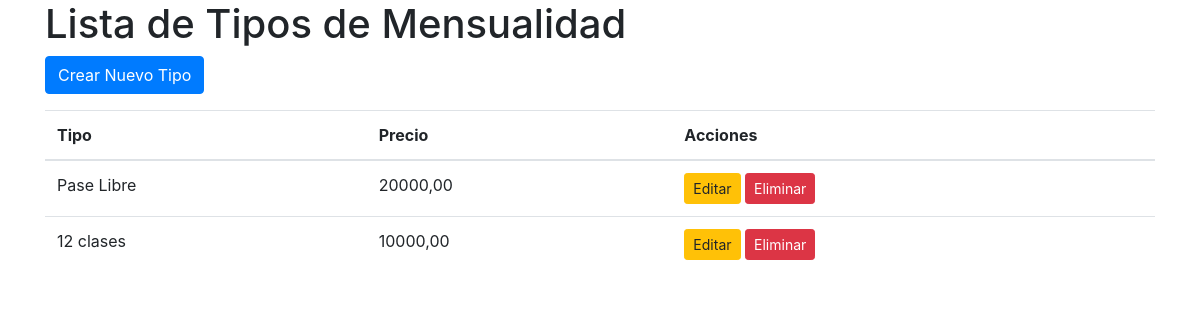
Page /tipos/ on the earlier database version.
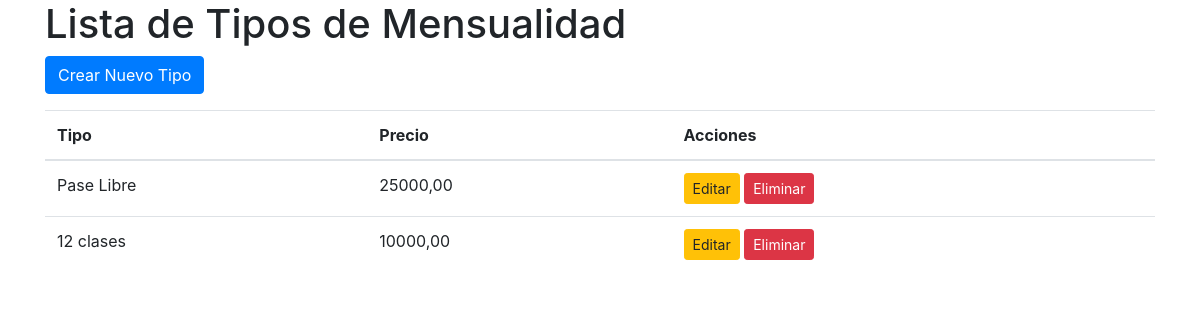
Same page on the later database version.
### gimnasio/models.py (models this page shows, shortened)
class TipoMensualidad(models.Model):
    tipo = models.CharField(max_length=255)  # Ejemplo de longitud máxima, ajústala según necesites
    precio = models.DecimalField(max_digits=10, decimal_places=2)  # Usando DecimalField para precios
    class Meta:
        db_table = 'TipoMensualidades'
        verbose_name = 'TipoMensualidad'
        verbose_name_plural = 'TipoMensualidades'

### gimnasio/views.py (the view)
# urls.py: path('tipos/', views.lista_tipos_mensualidad, name='lista_tipos_mensualidad'),
def lista_tipos_mensualidad(request):
    tipos = TipoMensualidad.objects.all()
    return render(request, 'lista_tipos_mensualidad.html', {'tipos': tipos})

### gimnasio/templates/lista_tipos_mensualidad.html (shortened to what this page needs)
<!DOCTYPE html>
<html lang="es">
<head>
    <link rel="stylesheet" href="https://stackpath.bootstrapcdn.com/bootstrap/4.5.2/css/bootstrap.min.css">
</head>
<body>
    <div class="container">
        <h1>Lista de Tipos de Mensualidad</h1>
        <a href="{% url 'crear_tipo_mensualidad' %}" class="btn btn-primary mb-3">Crear Nuevo Tipo</a>
        <table class="table">
            <thead>
                <tr>
                    <th>Tipo</th>
                    <th>Precio</th>
                    <th>Acciones</th>
                </tr>
            </thead>
            <tbody>
                {% for tipo in tipos %}
                    <tr>
                        <td>{{ tipo.tipo }}</td>
                        <td>{{ tipo.precio }}</td>
                        <td>
                            <a href="{% url 'editar_tipo_mensualidad' tipo.pk %}" class="btn btn-sm btn-warning">Editar</a>
                            <a href="{% url 'eliminar_tipo_mensualidad' tipo.pk %}" class="btn btn-sm btn-danger">Eliminar</a>
                        </td>
                    </tr>
                {% endfor %}
            </tbody>
        </table>
    </div>
</body>
</html>

Differences in the rows shown:
changed TipoMensualidad "Pase Libre": precio "20000,00" → "25000,00"
